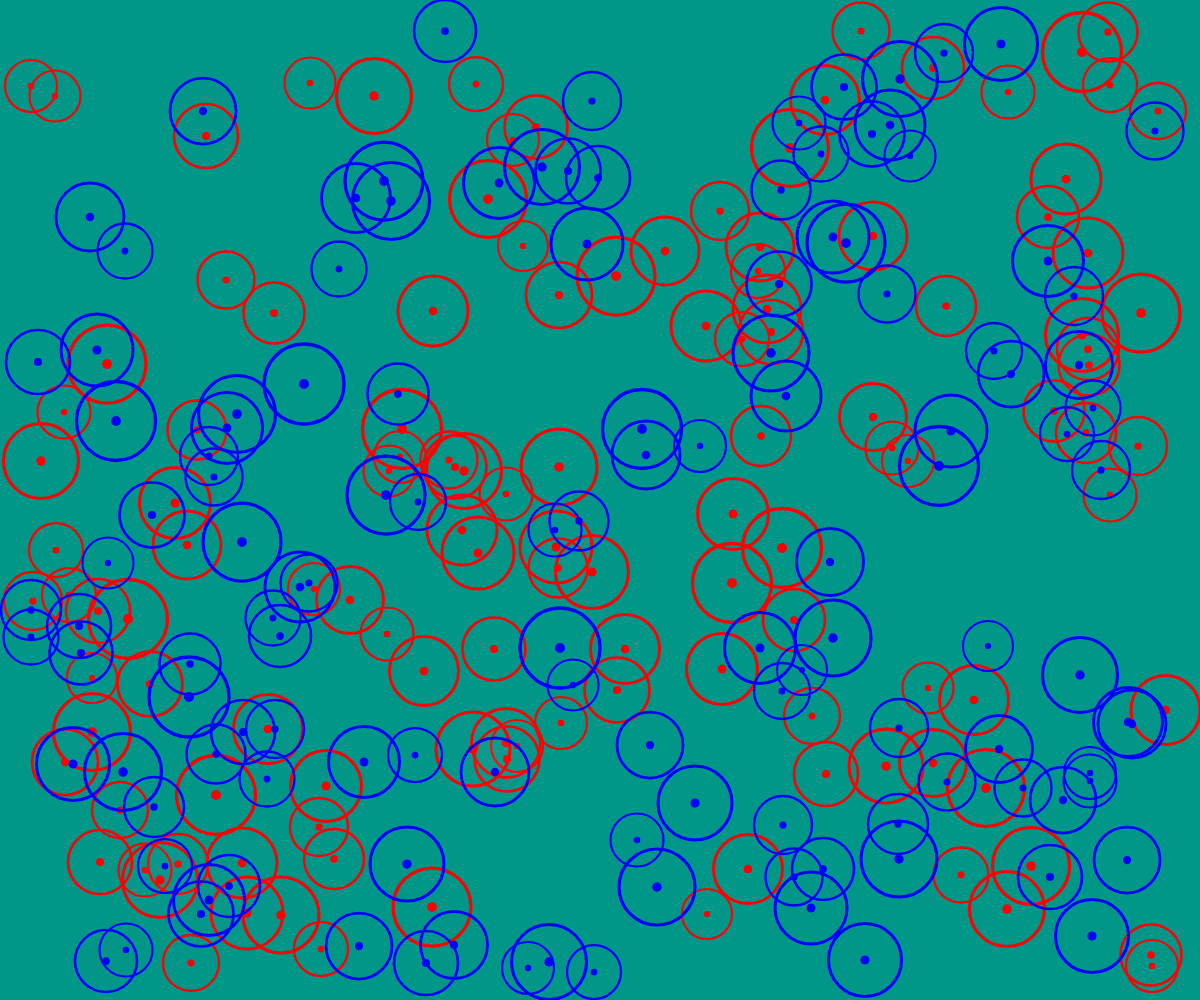
Frame 1 (no input)
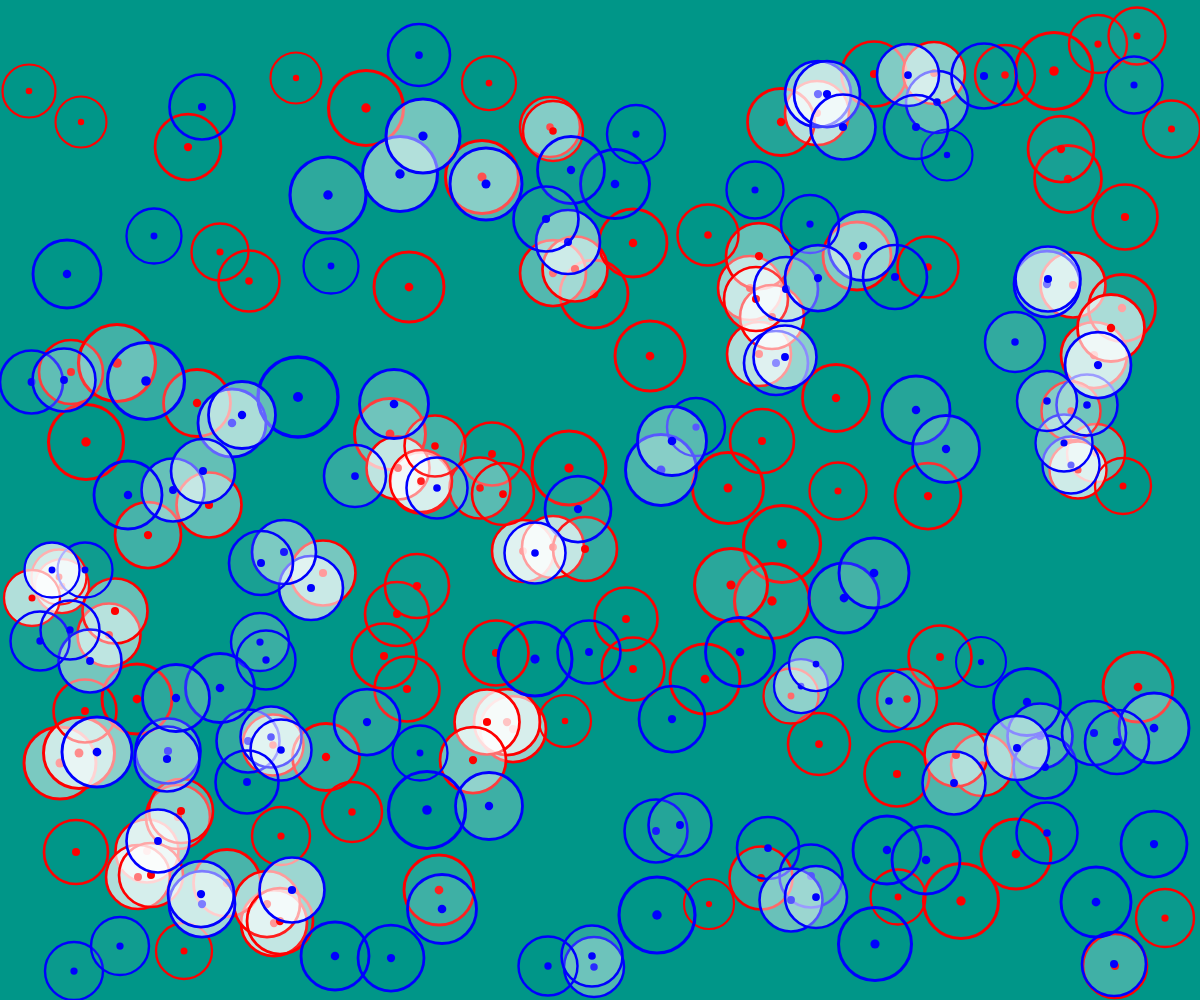
Frame 60 (no input)
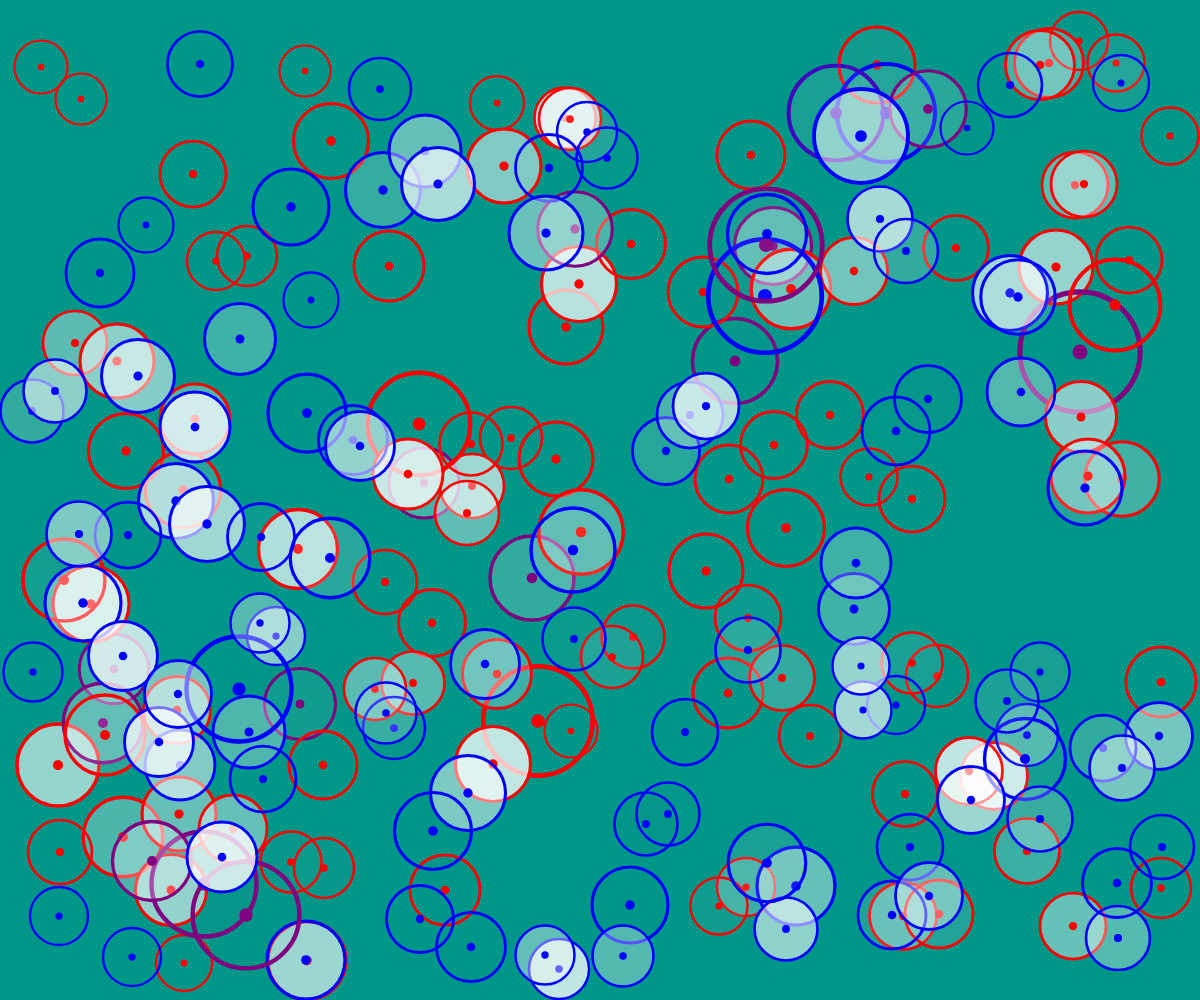
Frame 120 (the mouse pressed at the canvas centre since frame 60)

The p5.js sketch that drew these frames (run headless with seeded random() and noise() and a simulated clock; from frame 60 on, the mouse is pressed at the canvas centre):

// p5.js sketch
// ── sketch.js
let amount = 250;
let minsize = 50;
let maxsize = 80;
let wiggle = 5;
let maxage = 150;
let msize = maxsize * 3;

function preload() {}

function gen() {
  let cells = new Array(amount);
  let red = 255;
  let blue = 0;
  for (let i = 0; i < amount; i++) {
    if (i >= amount / 2) {
      red = 0;
      blue = 255;
    }
    cells[i] = new Cell(red, blue);
  }
  return cells;
}

function windowResized() {
  resizeCanvas(windowWidth, windowHeight);
}

function setup() {
  createCanvas(windowWidth, windowHeight);
  // noLoop();

  cells = gen();

}

function checkCell(cells, cell) {
  intersects = false;
  for (let i = 0; i < cells.length; i++) {
    pell = cells[i];
    if (cell != pell && cell.size >= pell.size && cell.extracted == false && pell.extracted == false) {
      if (cell.intersects(pell)) {
        intersects = true;
        if (cell.size < msize) {
          cell.age++;
          cell.size--;
          pell.size++;
        }
        if (cell.age == maxage) {
          pell.extract();
          cell.evolve(pell);
        }
      }
      if (cell.size >= msize) {
        cell.divide();
      }
    }
  }
  if (!(intersects)) {
    if (cell.age > 0) {
      cell.age--;
    }
  }
}

function draw() {
  background(0, 150, 136);

  for (let i = 0; i < cells.length; i++) {
    cell = cells[i];
    cell.move();
    // cells[0].x = mouseX;
    // cells[0].y = mouseY;
    checkCell(cells, cell);
    cell.show();
  }
}

class Cell {
  constructor(red, blue) {
    this.size = round(random(minsize, maxsize));
    this.x = round(random(this.size / 2, width - (this.size / 2)));
    this.y = round(random(this.size / 2, height - (this.size / 2)));
    this.extracted = false;
    this.age = 0;
    this.red = red;
    this.blue = blue;
    this.partner = false;
  }

  extract() {
    this.extracted = true;
    this.partner = false;
  }

  evolve(pell) {
    if (pell.partner) {
      if (!(pell.partner.extracted)) {
        pell.partner.extracted = true;
        this.size += pell.partner.size / 2;
        this.red = (this.red + pell.partner.red) / 2;
        this.blue = (this.blue + pell.partner.blue) / 2;
      }
    }
    this.age = 0;
    this.size += pell.size / 2;
    this.red = (this.red + pell.red) / 2;
    this.blue = (this.blue + pell.blue) / 2;
  }

  move() {
    this.x = round(random(this.x - wiggle, this.x + wiggle));
    this.y = round(random(this.y - wiggle, this.y + wiggle));
    if (this.x < this.size / 2) {
      this.x = this.size / 2;
    }
    if (this.x > width - this.size / 2) {
      this.x = width - this.size / 2;
    }
    if (this.y < this.size / 2) {
      this.y = this.size / 2;
    }
    if (this.y > height - this.size / 2) {
      this.y = height - this.size / 2;
    }
  }

  intersects(phis) {
    // stroke(255);
    // strokeWeight(0.5);
    // line(this.x, this.y, phis.x, phis.y);
    if (
      this.x <= phis.x + (phis.size / 2) &&
      this.x >= phis.x - (phis.size / 2) &&
      this.y <= phis.y + (phis.size / 2) &&
      this.y >= phis.y - (phis.size / 2)
    ) {
      return true;
    } else {
      return false;
    }
  }

  divide() {
    this.size = this.size / 2;
    for (let i = 0; i <= cells.length; i++) {
      if (cells[i].extracted) {
        if (round(random(1)) == 0) {
          cells[i] = new Cell(255, 0);
          this.red = 0;
          this.blue = 255;
        } else {
          cells[i] = new Cell(0, 255);
          this.blue = 0;
          this.red = 255;
        }
        cells[i].size = this.size;
        cells[i].partner = this;
        break;
      }
    }
  }

  show() {
    if (!(this.extracted)) {
      if (this.partner) {
        if (!(this.partner.extracted)) {
          strokeWeight(1);
          stroke(255);
          line(this.x, this.y, this.partner.x, this.partner.y);
        }
      }

      stroke(this.red, 0, this.blue);
      fill('rgba(255,255,255,' + 0.8 * this.age / maxage + ')');

      strokeWeight(this.size / 24);
      ellipse(this.x, this.y, this.size, this.size);

      strokeWeight(this.size / 8);
      point(this.x, this.y);
    }
  }
}
